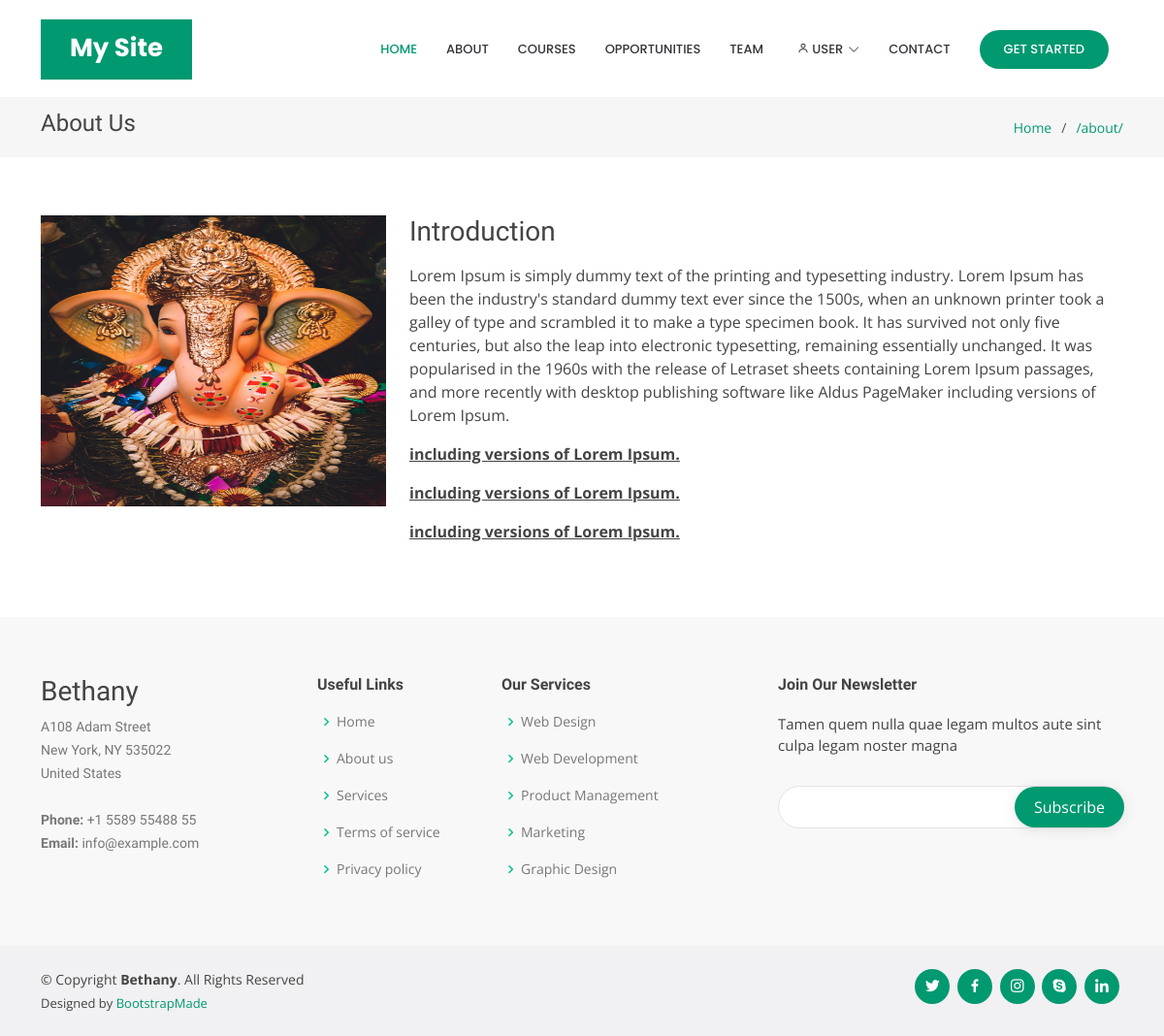
The page /about/ on the database its author committed.
### about/models.py (models this page shows, shortened)
class About(models.Model):
    title = models.CharField(max_length=256)
    details = RichTextUploadingField()
    image = models.ImageField(upload_to='about')

### about/views.py (the view)
# urls.py: path('', views.show_about)
def show_about(request):
    about = About.objects.all()
    return render(request, 'about.html', {'about': about, 'MEDIA_URL': MEDIA_URL})

### templates/about.html
{% extends 'base.html' %}
{% load static %}
{% block content %}
    <main id="main">
        {% include 'bread.html' %}
        <section class="inner-page">
            <div class="container">
                {% for a in about %}
                    <div class="row">
                        <div class="col-sm-4">
                            <img src="{{ MEDIA_URL }}{{ a.image }}" alt=""
                                 style="height: 300px; width: 100%;"/>
                        </div>
                        <div class="col-sm-8">
                            <h3>{{ a.title }}</h3>
                            <p>
                                {{ a.details|safe }}
                            </p>
                        </div>
                    </div>
                {% endfor %}
            </div>
        </section>
    </main>
{% endblock %}

### static/assets/css/style.css (style rules this page uses)
body { font-family: "Open Sans", sans-serif; color: #444444; }
h1, h2, h3, h4, h5, h6 { font-family: "Raleway", sans-serif; }
section { padding: 60px 0; overflow: hidden; }

### rows shown on the page
About: image (picture), title "Introduction", details "Lorem Ipsum is simply dummy text of the printing and typesetting industry. Lorem Ipsum has been the industry's standard dummy text ever since the 1500s, when an unknown printer took a galley of type and scrambled it to make a type specimen book. It has survived not only five centuries, but also the leap into electronic typesetting, remaining essentially unchanged. It was popularised in the 1960s with the release of Letraset sheets containing Lorem Ipsum passages, and more recently with desktop publishing software like Aldus PageMaker including versions of Lorem Ipsum. including versions of Lorem Ipsum. including versions of Lorem Ipsum. including versions of Lorem Ipsum."

### other values the page prints
{{ request.path }} "/about/"
